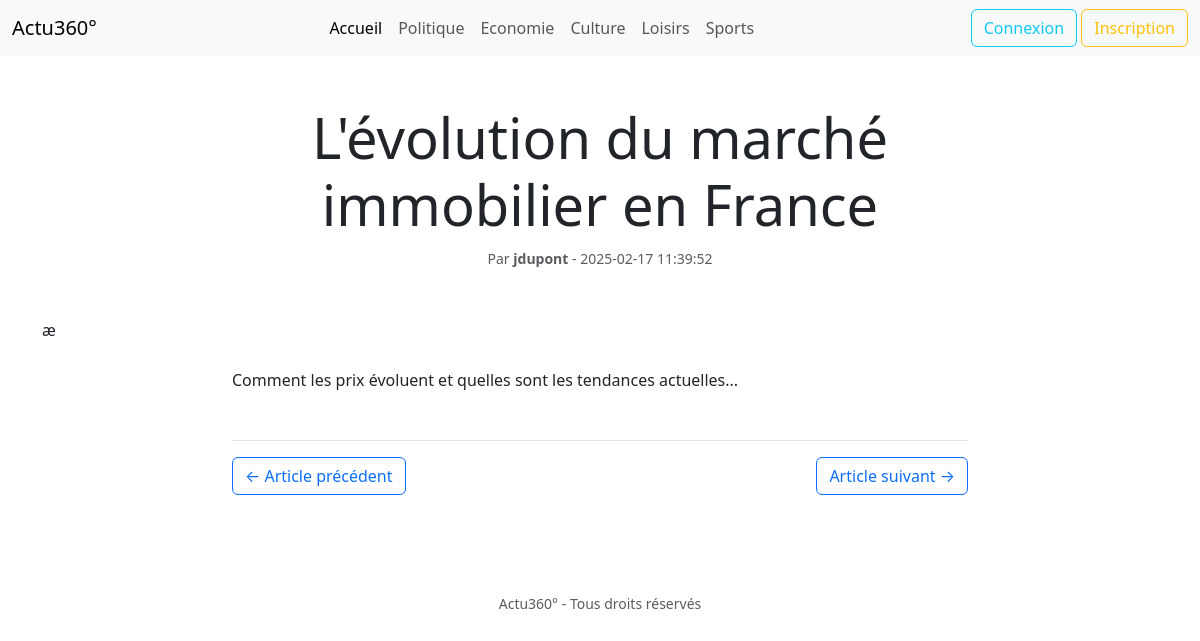
The app's page /article.php?slug=marche-immobilier with its own data.
### tables this page shows
CREATE TABLE IF NOT EXISTS `category` (
  `id_category` int NOT NULL AUTO_INCREMENT,
  `name` varchar(255) NOT NULL,
  `slug` varchar(255) NOT NULL,
  `createdAt` datetime NOT NULL,
  `updatedAt` datetime NOT NULL,
  `deletedAt` datetime DEFAULT NULL,
  PRIMARY KEY (`id_category`)
);

CREATE TABLE IF NOT EXISTS `post` (
  `id_post` int NOT NULL AUTO_INCREMENT,
  `title` varchar(255) NOT NULL,
  `slug` varchar(255) NOT NULL,
  `content` text NOT NULL,
  `image` varchar(255) NOT NULL,
  `createdAt` datetime NOT NULL,
  `updatedAt` datetime NOT NULL,
  `deletedAt` datetime DEFAULT NULL,
  `id_category` int NOT NULL,
  `id_user` int NOT NULL,
  PRIMARY KEY (`id_post`),
  KEY `id_category` (`id_category`),
  KEY `id_user` (`id_user`)
);

CREATE TABLE IF NOT EXISTS `user` (
  `id_user` int NOT NULL AUTO_INCREMENT,
  `firstname` varchar(255) NOT NULL,
  `lastname` varchar(255) NOT NULL,
  `username` varchar(255) NOT NULL,
  `email` varchar(255) NOT NULL,
  `password` varchar(255) NOT NULL,
  `roles` varchar(255) NOT NULL,
  `createdAt` datetime NOT NULL,
  `updatedAt` datetime NOT NULL,
  `deletedAt` datetime DEFAULT NULL,
  PRIMARY KEY (`id_user`)
);

### helpers/category.helper.php (called while the page is built, shortened)
<?php
function getCategories(): array {
    global $dbh;
    $query = $dbh->query('SELECT * FROM category');
    return $query->fetchAll();
}

### helpers/post.helper.php (called while the page is built, shortened)
<?php
function getPostBySlug(string $slug): array {
    global $dbh;
    $sql = 'SELECT p.*, u.username FROM post p
               INNER JOIN user u ON p.id_user = u.id_user
                WHERE p.slug = :slug';
    $query = $dbh->prepare($sql);
    $query->bindValue(':slug', $slug,PDO::PARAM_STR );
    $query->execute();
    return $query->fetch();
}

### article.php (the view, shortened to what this page needs)
<?php
require_once 'partials/header.php';
$post = getPostBySlug($_GET['slug']);
?>
    <main>
        <div class="container py-5">
            <div class="row mb-4">
                <div class="col-lg-8 mx-auto text-center">
                    <h1 class="display-4"><?= $post['title'] ?></h1>
                    <div class="text-muted mb-4">
                        <small>Par <strong><?= $post['username'] ?></strong> - <?= $post['createdAt'] ?></small>
                    </div>
                </div>
            </div>æ
            <div class="row">
                <div class="col-lg-8 mx-auto">
                    <div class="article-content">
                        <p><?= $post['content'] ?></p>
                    </div>
                    <div class="d-flex justify-content-between mt-5 pt-3 border-top">
                        <a href="#" class="btn btn-outline-primary">&larr; Article précédent</a>
                        <a href="#" class="btn btn-outline-primary">Article suivant &rarr;</a>
                    </div>
                </div>
            </div>
        </div>
    </main>
<?php
require_once 'partials/footer.php';
?>

### partials/header.php (shortened to what this page needs)
<?php
    require_once 'config/database.php';
    require_once 'helpers/category.helper.php';
    require_once 'helpers/post.helper.php';
    $categories = getCategories();
?>
<!doctype html>
<html lang="fr">
<head>
    <link href="https://cdn.jsdelivr.net/npm/bootstrap@5.3.3/dist/css/bootstrap.min.css" rel="stylesheet"
>
</head>
<body>
<header>
    <nav class="navbar navbar-expand-lg bg-body-tertiary">
        <div class="container-fluid">
            <a class="navbar-brand" href="#">Actu360&deg;</a>
            <div class="collapse navbar-collapse" id="navbarText">
                <ul class="navbar-nav text-center mx-auto mb-2 mb-lg-0">
                    <li class="nav-item">
                        <a class="nav-link active" aria-current="page"
                           href="index.php">Accueil</a>
                    </li>
                    <?php foreach ($categories as $category) : ?>
                        <li class="nav-item">
                            <a class="nav-link"
                               href="categorie.php?slug=<?= $category['slug'] ?>">
                                <?= $category['name'] ?>
                            </a>
                        </li>
                    <?php endforeach; ?>
                </ul>
                <div class="text-right">
                    <a class="nav-item btn btn-outline-info" href="#">Connexion</a>
                    <a class="nav-item btn btn-outline-warning" href="#">Inscription</a>
                </div>
            </div>
        </div>
    </nav>
</header>

### records on screen
category: name "Politique"
category: name "Economie"
category: name "Culture"
category: name "Loisirs"
category: name "Sports"
post: title "L'évolution du marché immobilier en France", id_user.username "jdupont", createdAt "2025-02-17 11:39:52", content "Comment les prix évoluent et quelles sont les tendances actuelles..."
